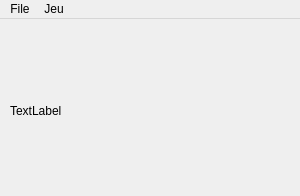
<?xml version="1.0" encoding="UTF-8"?>
<ui version="4.0">
 <class>MainWindow</class>
 <widget class="QMainWindow" name="MainWindow">
  <property name="geometry">
   <rect>
    <x>0</x>
    <y>0</y>
    <width>300</width>
    <height>196</height>
   </rect>
  </property>
  <property name="minimumSize">
   <size>
    <width>300</width>
    <height>196</height>
   </size>
  </property>
  <property name="maximumSize">
   <size>
    <width>300</width>
    <height>196</height>
   </size>
  </property>
  <property name="windowTitle">
   <string>MainWindow</string>
  </property>
  <widget class="QWidget" name="centralWidget">
   <widget class="QLabel" name="label">
    <property name="geometry">
     <rect>
      <x>10</x>
      <y>20</y>
      <width>160</width>
      <height>144</height>
     </rect>
    </property>
    <property name="text">
     <string>TextLabel</string>
    </property>
   </widget>
  </widget>
  <widget class="QMenuBar" name="menuGui">
   <property name="geometry">
    <rect>
     <x>0</x>
     <y>0</y>
     <width>300</width>
     <height>20</height>
    </rect>
   </property>
   <widget class="QMenu" name="menuFile">
    <property name="title">
     <string>File</string>
    </property>
    <addaction name="actionOuvrir"/>
    <addaction name="separator"/>
    <addaction name="actionQuitter"/>
   </widget>
   <widget class="QMenu" name="menuJeu">
    <property name="title">
     <string>Jeu</string>
    </property>
    <addaction name="actionStop"/>
    <addaction name="actionPause"/>
   </widget>
   <addaction name="menuFile"/>
   <addaction name="menuJeu"/>
  </widget>
  <action name="actionQuitter">
   <property name="text">
    <string>Quitter</string>
   </property>
  </action>
  <action name="actionOuvrir">
   <property name="text">
    <string>Ouvrir...</string>
   </property>
  </action>
  <action name="actionStop">
   <property name="text">
    <string>Stop</string>
   </property>
  </action>
  <action name="actionPause">
   <property name="text">
    <string>Pause</string>
   </property>
  </action>
 </widget>
 <layoutdefault spacing="6" margin="11"/>
 <resources/>
 <connections/>
</ui>
